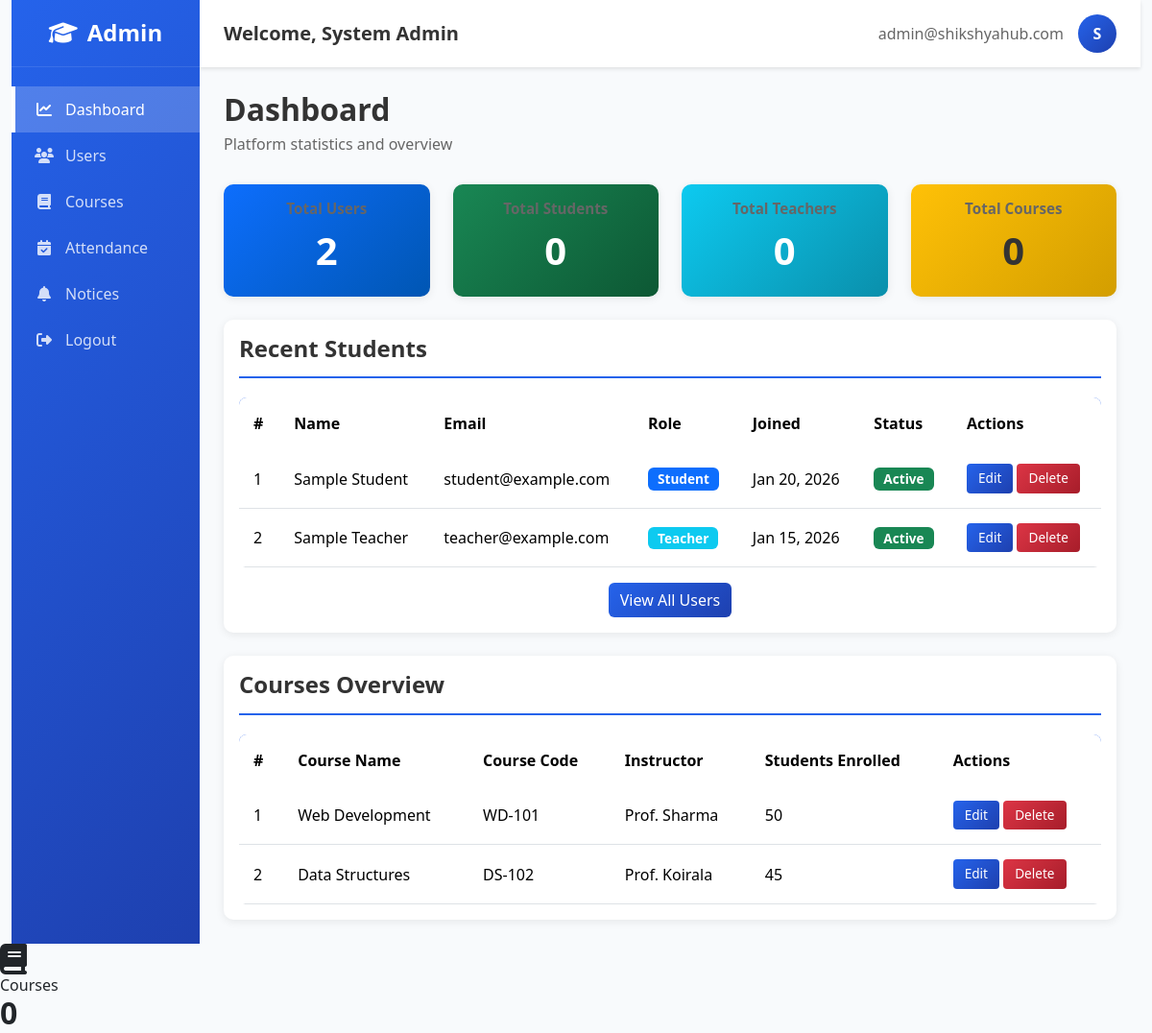
The app's page /admin/dashboard (signed in) with its own data.
### app/models.py (models this page shows, shortened)
class User(db.Model, UserMixin):
    id = db.Column(db.Integer, primary_key=True)
    name = db.Column(db.String(100), nullable=False)
    email = db.Column(db.String(120), unique=True, nullable=False)
    password_hash = db.Column(db.String(128))
    role = db.Column(db.String(20), nullable=False) # 'admin', 'teacher', 'student'
    created_at = db.Column(db.DateTime, default=datetime.utcnow)
    student_profile = db.relationship('Student', backref='user_account', cascade='all, delete-orphan', uselist=False)
    teacher_profile = db.relationship('Teacher', backref='user_account', cascade='all, delete-orphan', uselist=False)

### app/routes/admin.py (the view)
@admin.route('/admin/dashboard')
@login_required
def dashboard():
    if not check_admin():
        flash('Access denied. Admin privileges required.', 'danger')
        return redirect(url_for('main.home'))
    stats = {
        'users': User.query.count(),
        'students': Student.query.count(),
        'teachers': Teacher.query.count(),
        'courses': Course.query.count()
    }
    return render_template('admin/dashboard.html', stats=stats)

### app/models.py (called while the page is built)
@login_manager.user_loader
def load_user(user_id):
    return User.query.get(int(user_id))

### app/routes/admin.py (called while the page is built)
def check_admin():
    if not current_user.is_authenticated or current_user.role != 'admin':
        return False
    return True

### app/templates/admin/dashboard.html (shortened to what this page needs)
<!DOCTYPE html>
<html lang="en">
<head>
    <link href="https://cdn.jsdelivr.net/npm/bootstrap@5.3.3/dist/css/bootstrap.min.css" rel="stylesheet">
    <link rel="stylesheet" href="https://cdnjs.cloudflare.com/ajax/libs/font-awesome/6.4.0/css/all.min.css">
</head>
<body>
    <div class="container-fluid">
        <div class="row g-0" style="min-height: 100vh;">
            <nav class="col-md-2 sidebar d-none d-md-block">
                <div class="brand">
                    <h4><i class="fas fa-graduation-cap"></i> Admin</h4>
                </div>
                <div class="nav-menu">
                    <ul class="nav flex-column">
                        <li class="nav-item">
                            <a href="{{ url_for('admin.dashboard') }}" class="nav-link active">
                                <i class="fas fa-chart-line"></i> Dashboard
                            </a>
                        </li>
                        <li class="nav-item">
                            <a href="{{ url_for('admin.manage_users') }}" class="nav-link">
                                <i class="fas fa-users"></i> Users
                            </a>
                        </li>
<li class="nav-item">
    <a href="{{ url_for('admin.courses') }}" class="nav-link">
        <i class="fas fa-book"></i> Courses
    </a>
</li>
                        <li class="nav-item">
                            <a href="#" class="nav-link">
                                <i class="fas fa-calendar-check"></i> Attendance
                            </a>
                        </li>
                        <li class="nav-item">
                            <a href="#" class="nav-link">
                                <i class="fas fa-bell"></i> Notices
                            </a>
                        </li>
                        <li class="nav-item">
                            <a href="{{ url_for('auth.logout') }}" class="nav-link">
                                <i class="fas fa-sign-out-alt"></i> Logout
                            </a>
                        </li>
                    </ul>
                </div>
            </nav>
            <main class="col-md-10 ms-sm-auto col-lg-10">
                <div class="topbar">
                    <div>
                        <h5 class="mb-0" style="color: #333; font-weight: 600;">Welcome, {{ current_user.name }}</h5>
                    </div>
                    <div class="topbar-user">
                        <span style="color: #666;">{{ current_user.email }}</span>
                        <div class="user-avatar">{{ current_user.name[0].upper() }}</div>
                    </div>
                </div>
                <div class="main-content">
                    <div class="page-header">
                        <h2>Dashboard</h2>
                        <p>Platform statistics and overview</p>
                    </div>
                    <div class="row g-4 mb-4">
                        <div class="col-md-3">
                            <div class="card card-summary card-summary-primary p-3 text-center">
                                <h5>Total Users</h5>
                                <h3>{{ stats.users }}</h3>
                            </div>
                        </div>
                        <div class="col-md-3">
                            <div class="card card-summary card-summary-success p-3 text-center">
                                <h5>Total Students</h5>
                                <h3>{{ stats.students }}</h3>
                            </div>
                        </div>
                        <div class="col-md-3">
                            <div class="card card-summary card-summary-info p-3 text-center">
                                <h5>Total Teachers</h5>
                                <h3>{{ stats.teachers }}</h3>
                            </div>
                        </div>
                        <div class="col-md-3">
                            <div class="card card-summary card-summary-warning p-3 text-center">
                                <h5>Total Courses</h5>
                                <h3>{{ stats.courses }}</h3>
                            </div>
                        </div>
                    </div>
                    <div class="card p-3 mb-4">
                        <h4>Recent Students</h4>
                        <div class="table-responsive">
                            <table class="table table-hover align-middle">
                                <thead>
                                    <tr>
                                        <th>#</th>
                                        <th>Name</th>
                                        <th>Email</th>
                                        <th>Role</th>
                                        <th>Joined</th>
                                        <th>Status</th>
                                        <th>Actions</th>
                                    </tr>
                                </thead>
                                <tbody>
                                    <tr>
                                        <td>1</td>
                                        <td>Sample Student</td>
                                        <td>student@example.com</td>
                                        <td><span class="badge bg-primary">Student</span></td>
                                        <td>Jan 20, 2026</td>
                                        <td><span class="badge bg-success">Active</span></td>
                                        <td>
                                            <button class="btn btn-sm btn-primary">Edit</button>
                                            <button class="btn btn-sm btn-danger">Delete</button>
                                        </td>
                                    </tr>
                                    <tr>
                                        <td>2</td>
                                        <td>Sample Teacher</td>
                                        <td>teacher@example.com</td>
                                        <td><span class="badge bg-info">Teacher</span></td>
                                        <td>Jan 15, 2026</td>
                                        <td><span class="badge bg-success">Active</span></td>
                                        <td>
                                            <button class="btn btn-sm btn-primary">Edit</button>
                                            <button class="btn btn-sm btn-danger">Delete</button>
                                        </td>
                                    </tr>
                                </tbody>
                            </table>
                        </div>
                        <div class="text-center mt-3">
                            <a href="{{ url_for('admin.manage_users') }}" class="btn btn-primary">View All Users</a>
                        </div>
                    </div>
                    <div class="card p-3">
                        <h4>Courses Overview</h4>
                        <div class="table-responsive">
                            <table class="table table-hover align-middle">
                                <thead>
                                    <tr>
                                        <th>#</th>
                                        <th>Course Name</th>
                                        <th>Course Code</th>
                                        <th>Instructor</th>
                                        <th>Students Enrolled</th>
                                        <th>Actions</th>
                                    </tr>
                                </thead>
                                <tbody>
                                    <tr>
                                        <td>1</td>
                                        <td>Web Development</td>
                                        <td>WD-101</td>
                                        <td>Prof. Sharma</td>
                                        <td>50</td>
                                        <td>
                                            <button class="btn btn-sm btn-primary">Edit</button>
                                            <button class="btn btn-sm btn-danger">Delete</button>
                                        </td>
                                    </tr>
                                    <tr>
                                        <td>2</td>
                                        <td>Data Structures</td>
                                        <td>DS-102</td>
                                        <td>Prof. Koirala</td>
                                        <td>45</td>
                                        <td>
                                            <button class="btn btn-sm btn-primary">Edit</button>
                                            <button class="btn btn-sm btn-danger">Delete</button>
                                        </td>
                                    </tr>
                                </tbody>
                            </table>
                        </div>
                    </div>
                </div>
            </main>
        </div>
    </div>
</body>
</html>
<i class="fas fa-book fa-2x me-3"></i>
<div>
    <h6 class="mb-0">Courses</h6>
    <h2 class="mb-0 fw-bold">{{ stats.courses }}</h2>
</div>
</body>
</html>

### app/templates/admin/dashboard.html (style rules this page uses)
* { margin: 0; padding: 0; box-sizing: border-box; }
body { font-family: 'Segoe UI', Tahoma, Geneva, Verdana, sans-serif; background-color: #f8fafc; }
.sidebar { min-height: 100vh; background: linear-gradient(135deg, #2563eb 0%, #1e40af 100%); color: white; padding: 0; position: sticky; top: 0; }
.sidebar .brand { padding: 20px; border-bottom: 1px solid rgba(255, 255, 255, 0.1); text-align: center; }
.sidebar .brand h4 { margin: 0; font-weight: 700; display: flex; align-items: center; justify-content: center; gap: 10px; }
.sidebar .nav-menu { padding: 20px 0; }
.sidebar .nav-item { padding: 0; }
.sidebar .nav-link { color: rgba(255, 255, 255, 0.8); text-decoration: none; padding: 12px 20px; display: flex; align-items: center; gap: 12px; transition: all 0.3s ease; border-left: 4px solid transparent; }
.sidebar .nav-link.active { background-color: rgba(255, 255, 255, 0.2); color: white; border-left-color: white; }
.sidebar .nav-link i { width: 20px; text-align: center; }
.topbar { background: white; padding: 15px 25px; box-shadow: 0 2px 4px rgba(0, 0, 0, 0.1); display: flex; justify-content: space-between; align-items: center; }
.topbar-user { display: flex; align-items: center; gap: 15px; }
.topbar-user .user-avatar { width: 40px; height: 40px; background: linear-gradient(135deg, #2563eb 0%, #1e40af 100%); border-radius: 50%; display: flex; align-items: center; justify-content: center; color: white; font-weight: bold; }
.card-summary { border-radius: 10px; box-shadow: 0 4px 15px rgba(0, 0, 0, 0.1); border: none; transition: all 0.3s ease; }
.card-summary h5 { font-size: 0.95rem; font-weight: 600; color: #666; margin-bottom: 10px; }
.card-summary h3 { font-size: 2.5rem; font-weight: 700; }
.card-summary-primary { background: linear-gradient(135deg, #0d6efd 0%, #0056b3 100%); color: white; }
.card-summary-success { background: linear-gradient(135deg, #198754 0%, #0d5834 100%); color: white; }
.card-summary-info { background: linear-gradient(135deg, #0dcaf0 0%, #0a8fab 100%); color: white; }
.card-summary-warning { background: linear-gradient(135deg, #ffc107 0%, #d39e00 100%); color: #333; }
.card { border: none; box-shadow: 0 2px 10px rgba(0, 0, 0, 0.08); border-radius: 10px; }
.card h4 { font-weight: 700; color: #333; margin-bottom: 20px; padding-bottom: 15px; border-bottom: 2px solid #2563eb; }
.table { margin-bottom: 0; }
.table thead { background-color: #2563eb; color: white; }
.table thead th { border: none; font-weight: 600; padding: 15px; }
.table tbody td { padding: 15px; vertical-align: middle; }
.badge { font-size: 0.85rem; padding: 5px 10px; }
.btn-sm { padding: 5px 12px; font-size: 0.85rem; }
.btn-primary { background: linear-gradient(135deg, #2563eb 0%, #1e40af 100%); border: none; transition: all 0.3s ease; }
.btn-danger { background: linear-gradient(135deg, #dc3545 0%, #a71d2a 100%); border: none; }
.main-content { padding: 25px; }
.page-header { margin-bottom: 30px; }
.page-header h2 { font-weight: 700; color: #333; margin-bottom: 5px; }
.page-header p { color: #666; margin: 0; }
.table-responsive { border-radius: 8px; overflow: hidden; }

### records on screen
User: name "System Admin", email "admin@shikshyahub.com", name "S"

### other values on screen
{{ stats.users }} "2"
{{ stats.students }} "0"
{{ stats.teachers }} "0"
{{ stats.courses }} "0"
